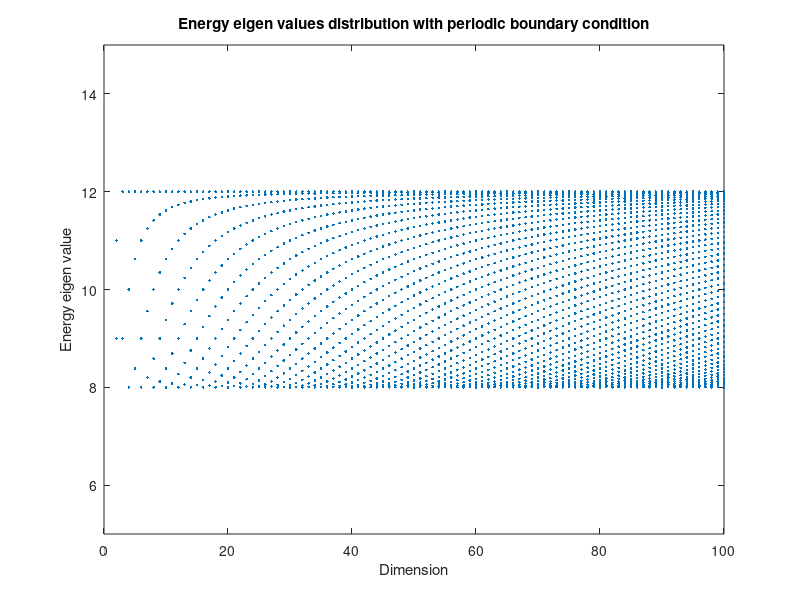

Here is the MATLAB script that generated this plot:
%matlab code for finding eigen value single electron chain with PBC
E = 10;
t = 1;
n = 100;
data = [];

for i = 2:1:n
    d = zeros(1,i);
    d(2) = 1;
    d(i) = 1;
    a = [];
    for j = 1:1:i
        a = [a;i];
    end
 
    m = kron(toeplitz(d), t) + kron(eye(i), E);
    a = horzcat(a, eig(m));
    data = [data; a];
    
end


plot(data(:,1), data(:,2), '.');
axis([0 inf 5 15]);
title('Energy eigen values distribution with periodic boundary condition');
xlabel('Dimension');
ylabel('Energy eigen value');
